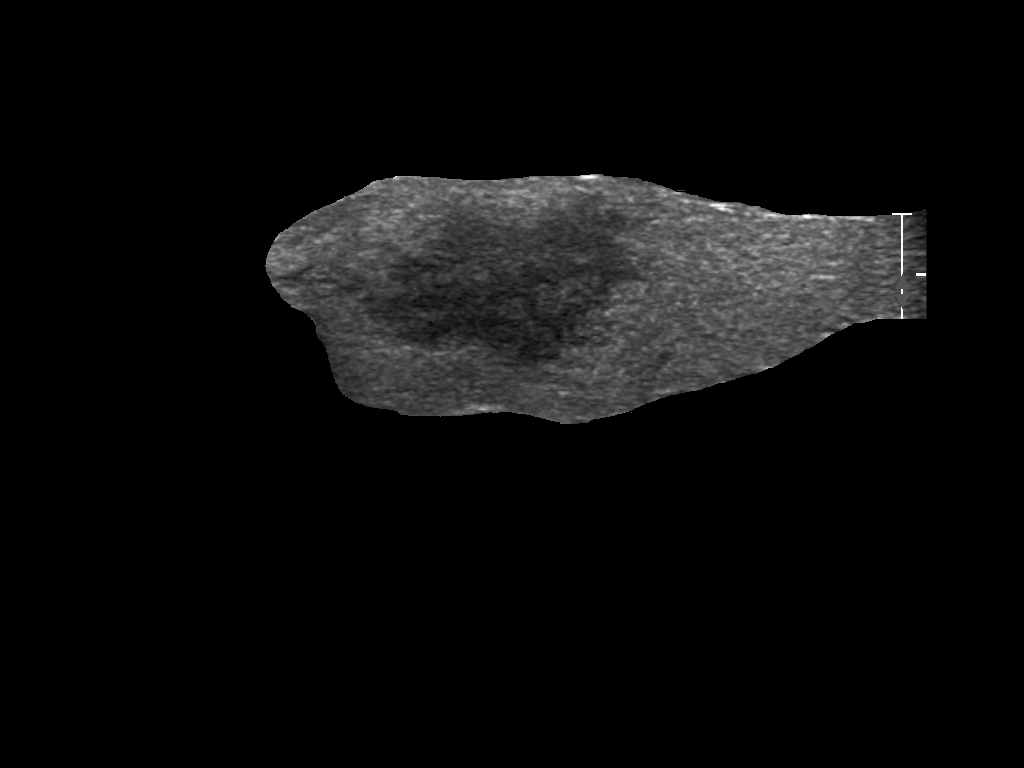
#> input picture dataset/seg/74.png, 1024 x 768 px, found by its file name
$ python rec_edge.py   (older library calls are emulated)
#> lines starting #> are read from the running program, lines starting #| are printed output that depends on the picture; after the words box and inside, x2 and y2 are one past the last pixel; in counts of white or black regions, pixels touching at a corner belong together
import cv2
import numpy as np
import matplotlib.pyplot as plt
import Laplacian as lap
import os
# 展示一张图片，根据路径来展示
# [83 lines left out: functions cv_show, Fourier, dilate, canny, medianBlur, fourier and 1 more, not called in this run]


# 获得轮廓
def get_frame(label):
    # 灰度的形式读入图片
#> called with label = './outputs/roi/label/74.png'
    label = cv2.imread(label)
#> label is the input picture: shape (768, 1024, 3); min 0, max 255, mean 11.9
    label[label!=0]=255
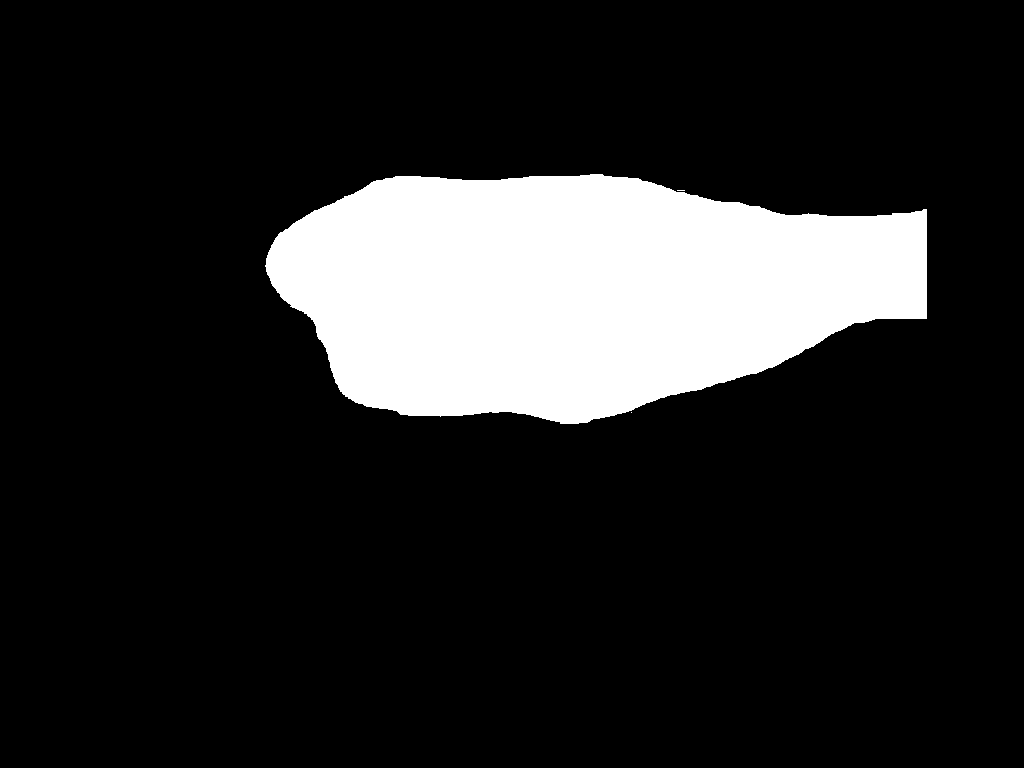
#> label: shape (768, 1024, 3); 15.5% white; 3 white regions (2 under 20 px), largest, box (x1, y1, x2, y2) and area: (265, 174, 927, 424) 121694

    # 转成灰度图片
    label = cv2.cvtColor(label, cv2.COLOR_BGR2GRAY)
#> label: shape (768, 1024); 15.5% white; 3 white regions (2 under 20 px)


    # cv_show('label', label)
    contours, _ = cv2.findContours(label, cv2.RETR_EXTERNAL, cv2.CHAIN_APPROX_SIMPLE)
#> contours = 3 contours, 2 with area under 20; largest, box (x1, y1, x2, y2) and area: (265, 174, 927, 424) 120932

    #遍历轮廓并绘制方框
    expand_size = 10
    for contour in contours:
        x, y, w, h = cv2.boundingRect(contour)
        return w,h
#> this loop made 1 pass
#> (x, y, w, h) on pass 1: (631, 412, 1, 1)

# 分析边缘，要传入src和边缘
# [46 lines left out: function analyze_edge, not called in this run]


# main函数
if __name__ == '__main__':
    # [4 lines of commented-out code are left out]


    get_frame("./outputs/roi/label/74.png")

$ run again, with dataset/seg/132.png copied over dataset/seg/74.png
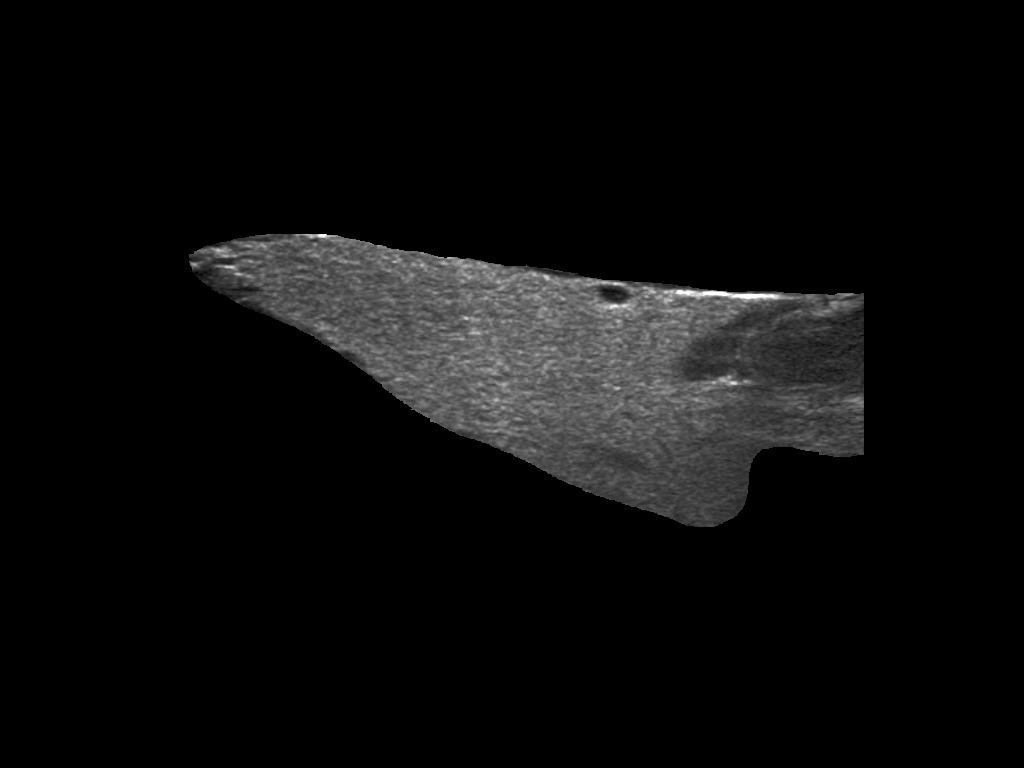
#> input picture dataset/seg/132.png, 1024 x 768 px, found by its file name
#> in get_frame, label is the input picture: shape (768, 1024, 3); min 0, max 255, mean 12.1
#> in get_frame, `label[label!=0]=255`:
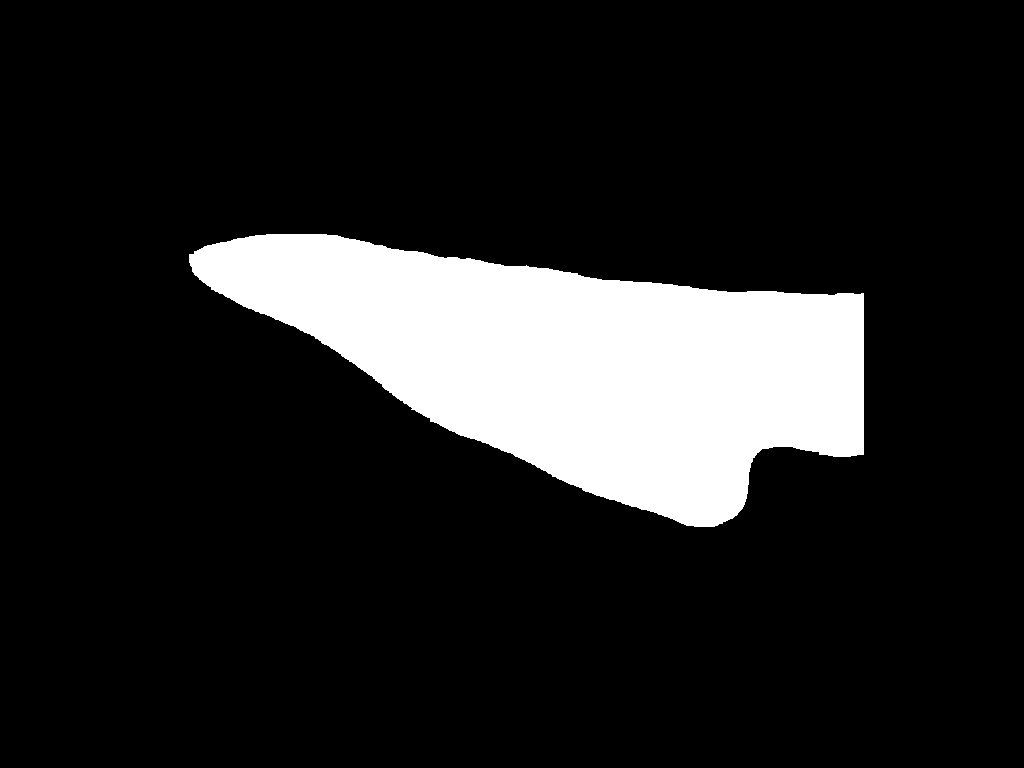
#> label: shape (768, 1024, 3); 13.9% white; 1 white region, box (x1, y1, x2, y2) and area: (189, 234, 864, 527) 109452
#> contours = 1 contour; box (x1, y1, x2, y2) and area: (189, 234, 864, 527) 108654
#> the loop in get_frame, `for contour in contours:` made 1 pass
#> (x, y, w, h) on pass 1: (189, 234, 675, 293)

$ run again, with dataset/seg/166.png copied over dataset/seg/74.png
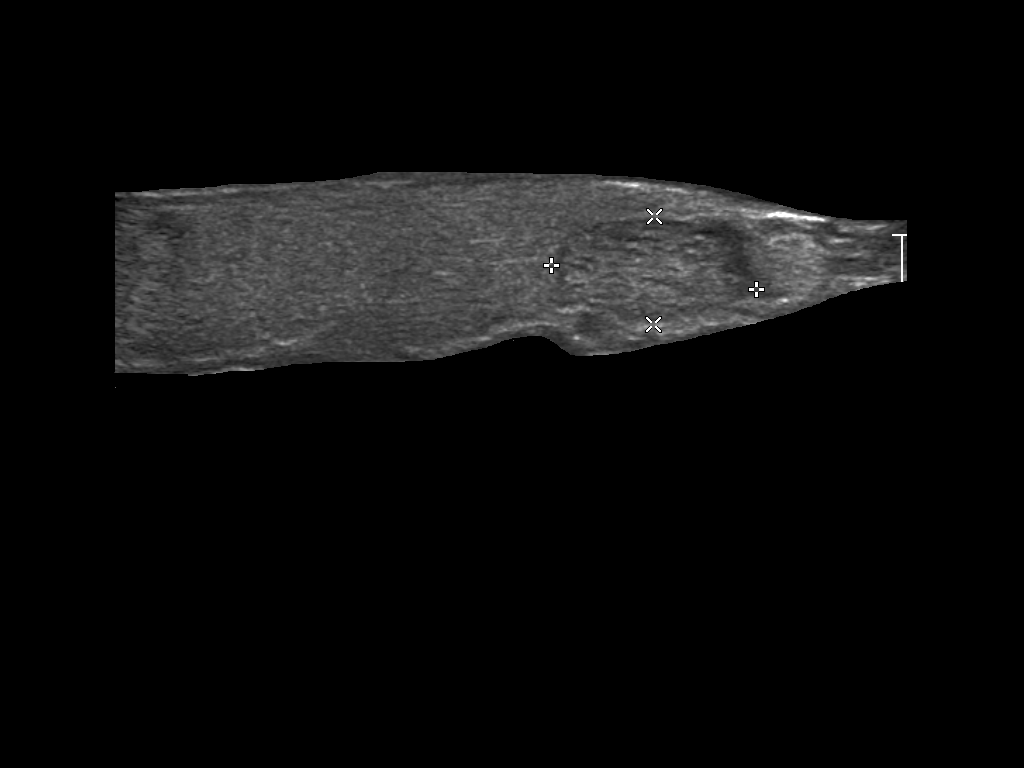
#> input picture dataset/seg/166.png, 1024 x 768 px, found by its file name
#> in get_frame, label is the input picture: shape (768, 1024, 3); min 0, max 255, mean 12.7
#> in get_frame, `label[label!=0]=255`:
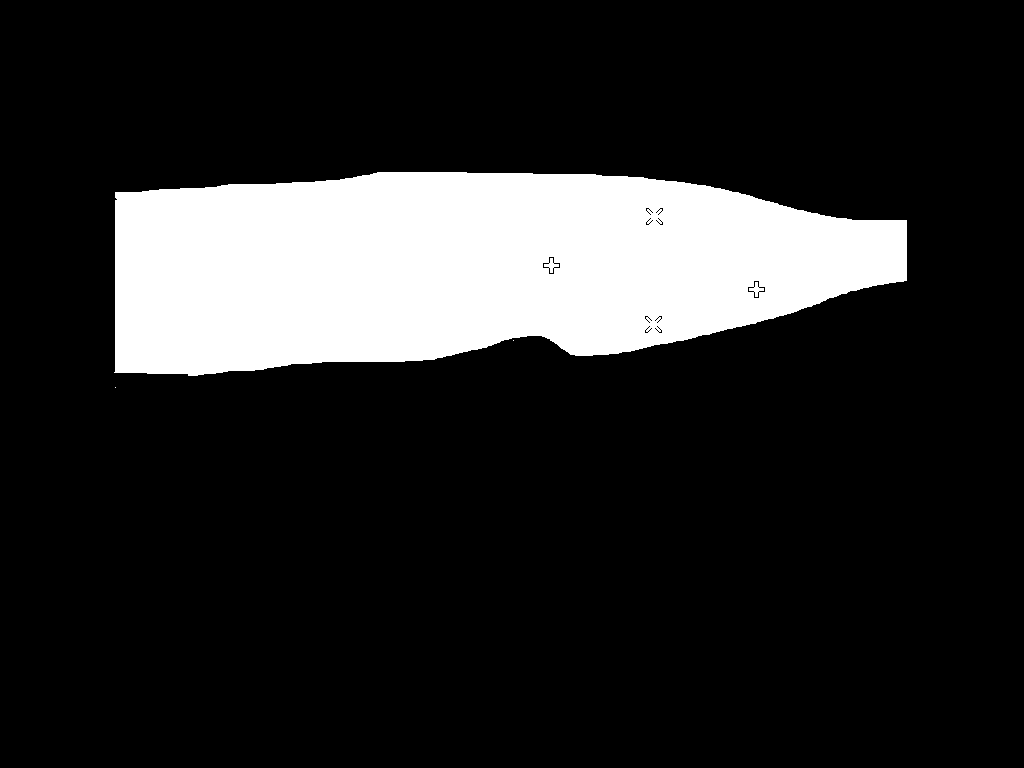
#> label: shape (768, 1024, 3); 15.9% white; 3 white regions (2 under 20 px), largest, box (x1, y1, x2, y2) and area: (114, 172, 907, 376) 125430
#> contours = 3 contours, 2 with area under 20; largest, box (x1, y1, x2, y2) and area: (114, 172, 907, 376) 124740
#> the loop in get_frame, `for contour in contours:` made 1 pass
#> (x, y, w, h) on pass 1: (115, 387, 1, 1)

$ run again, with dataset/seg/169.png copied over dataset/seg/74.png
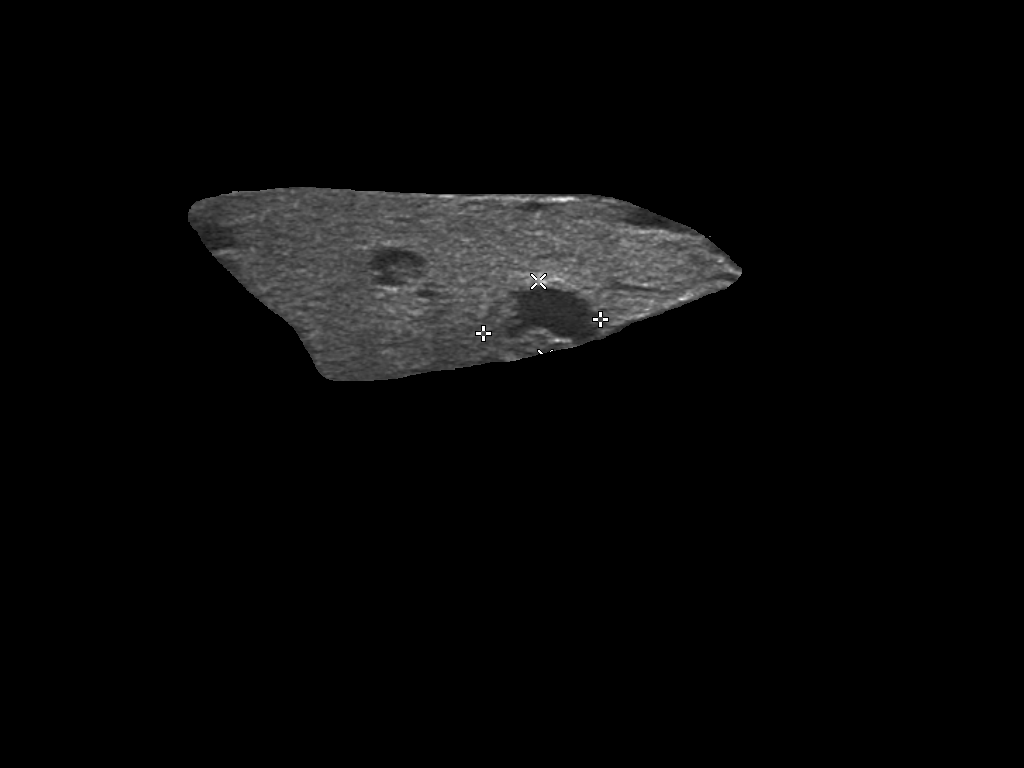
#> input picture dataset/seg/169.png, 1024 x 768 px, found by its file name
#> in get_frame, label is the input picture: shape (768, 1024, 3); min 0, max 255, mean 8
#> in get_frame, `label[label!=0]=255`:
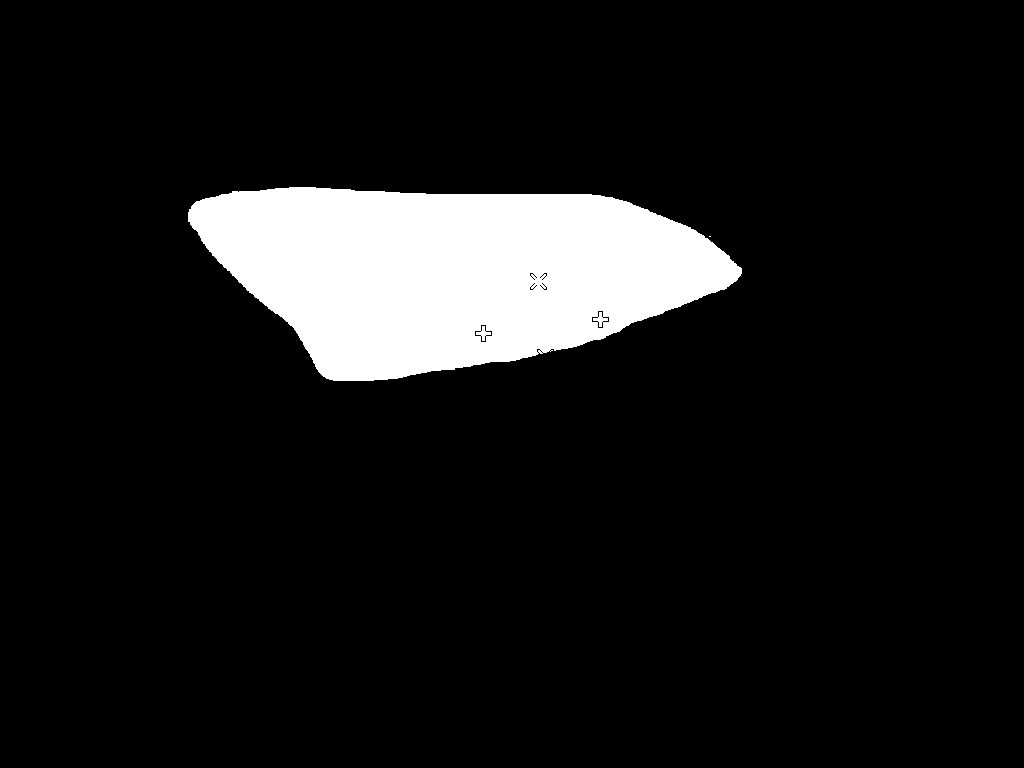
#> label: shape (768, 1024, 3); 9.4% white; 2 white regions (1 under 20 px), largest, box (x1, y1, x2, y2) and area: (188, 187, 742, 381) 74155
#> contours = 2 contours, 1 with area under 20; largest, box (x1, y1, x2, y2) and area: (188, 187, 742, 381) 73742
#> the loop in get_frame, `for contour in contours:` made 1 pass
#> (contour, x, y, w, h) on pass 1: ([[709, 236], [710, 236]], 709, 236, 2, 1)
